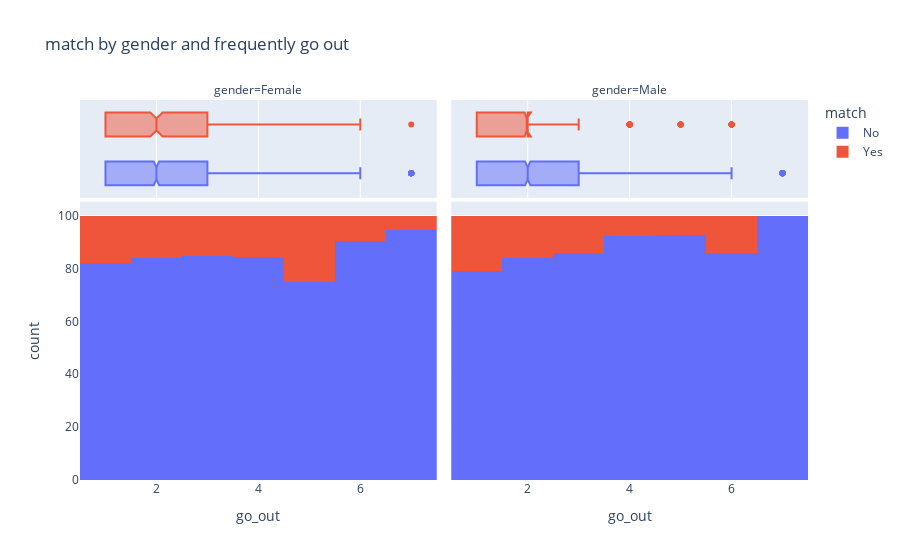

Here is the notebook cell this chart was saved with:
### Code cell
fig = px.histogram(dataset,
                    x = "go_out",
                    color = "match",
                    facet_col = 'gender',
                    marginal="box",
                    title = "match by gender and frequently go out",
                    )
fig.show()

### Figure 1 — Plotly figure (JSON) as saved in the notebook; plotly's stock layout.template omitted (floating-point values rounded to 4 significant figures; data arrays with more than 128 entries replaced by an {"elided": "..."} marker saying what was removed)
{"data": [{"alignmentgroup": "True", "bingroup": "x", "hovertemplate": "match=No<br>gender=Female<br>go_out=%{x}<br>count=%{y}<extra></extra>", "legendgroup": "No", "marker": {"color": "#636efa"}, "name": "No", "offsetgroup": "No", "orientation": "v", "showlegend": true, "type": "histogram", "x": {"elided": "3494 int values"}, "xaxis": "x", "yaxis": "y"}, {"alignmentgroup": "True", "hovertemplate": "match=No<br>gender=Female<br>go_out=%{x}<extra></extra>", "legendgroup": "No", "marker": {"color": "#636efa"}, "name": "No", "notched": true, "offsetgroup": "No", "showlegend": false, "type": "box", "x": {"elided": "3494 int values"}, "xaxis": "x3", "yaxis": "y3"}, {"alignmentgroup": "True", "bingroup": "x", "hovertemplate": "match=No<br>gender=Male<br>go_out=%{x}<br>count=%{y}<extra></extra>", "legendgroup": "No", "marker": {"color": "#636efa"}, "name": "No", "offsetgroup": "No", "orientation": "v", "showlegend": false, "type": "histogram", "x": {"elided": "3504 int values"}, "xaxis": "x2", "yaxis": "y2"}, {"alignmentgroup": "True", "hovertemplate": "match=No<br>gender=Male<br>go_out=%{x}<extra></extra>", "legendgroup": "No", "marker": {"color": "#636efa"}, "name": "No", "notched": true, "offsetgroup": "No", "showlegend": false, "type": "box", "x": {"elided": "3504 int values"}, "xaxis": "x4", "yaxis": "y4"}, {"alignmentgroup": "True", "bingroup": "x", "hovertemplate": "match=Yes<br>gender=Female<br>go_out=%{x}<br>count=%{y}<extra></extra>", "legendgroup": "Yes", "marker": {"color": "#EF553B"}, "name": "Yes", "offsetgroup": "Yes", "orientation": "v", "showlegend": true, "type": "histogram", "x": {"elided": "690 int values"}, "xaxis": "x", "yaxis": "y"}, {"alignmentgroup": "True", "hovertemplate": "match=Yes<br>gender=Female<br>go_out=%{x}<extra></extra>", "legendgroup": "Yes", "marker": {"color": "#EF553B"}, "name": "Yes", "notched": true, "offsetgroup": "Yes", "showlegend": false, "type": "box", "x": {"elided": "690 int values"}, "xaxis": "x3", "yaxis": "y3"}, {"alignmentgroup": "True", "bingroup": "x", "hovertemplate": "match=Yes<br>gender=Male<br>go_out=%{x}<br>count=%{y}<extra></extra>", "legendgroup": "Yes", "marker": {"color": "#EF553B"}, "name": "Yes", "offsetgroup": "Yes", "orientation": "v", "showlegend": false, "type": "histogram", "x": {"elided": "690 int values"}, "xaxis": "x2", "yaxis": "y2"}, {"alignmentgroup": "True", "hovertemplate": "match=Yes<br>gender=Male<br>go_out=%{x}<extra></extra>", "legendgroup": "Yes", "marker": {"color": "#EF553B"}, "name": "Yes", "notched": true, "offsetgroup": "Yes", "showlegend": false, "type": "box", "x": {"elided": "690 int values"}, "xaxis": "x4", "yaxis": "y4"}], "layout": {"annotations": [{"font": {}, "showarrow": false, "text": "gender=Female", "x": 0.245, "xanchor": "center", "xref": "paper", "y": 1, "yanchor": "bottom", "yref": "paper"}, {"font": {}, "showarrow": false, "text": "gender=Male", "x": 0.755, "xanchor": "center", "xref": "paper", "y": 1, "yanchor": "bottom", "yref": "paper"}], "barmode": "relative", "barnorm": "percent", "legend": {"title": {"text": "match"}, "tracegroupgap": 0}, "title": {"text": "match by gender and frequently go out"}, "xaxis": {"anchor": "y", "domain": [0, 0.49], "title": {"text": "go_out"}}, "xaxis2": {"anchor": "y2", "domain": [0.51, 1], "matches": "x", "title": {"text": "go_out"}}, "xaxis3": {"anchor": "y3", "domain": [0, 0.49], "matches": "x", "showgrid": true, "showticklabels": false}, "xaxis4": {"anchor": "y4", "domain": [0.51, 1], "matches": "x", "showgrid": true, "showticklabels": false}, "yaxis": {"anchor": "x", "domain": [0, 0.7326], "title": {"text": "count"}}, "yaxis2": {"anchor": "x2", "domain": [0, 0.7326], "matches": "y", "showticklabels": false}, "yaxis3": {"anchor": "x3", "domain": [0.7426, 1], "matches": "y3", "showgrid": false, "showline": false, "showticklabels": false, "ticks": ""}, "yaxis4": {"anchor": "x4", "domain": [0.7426, 1], "matches": "y3", "showgrid": false, "showline": false, "showticklabels": false, "ticks": ""}}}
